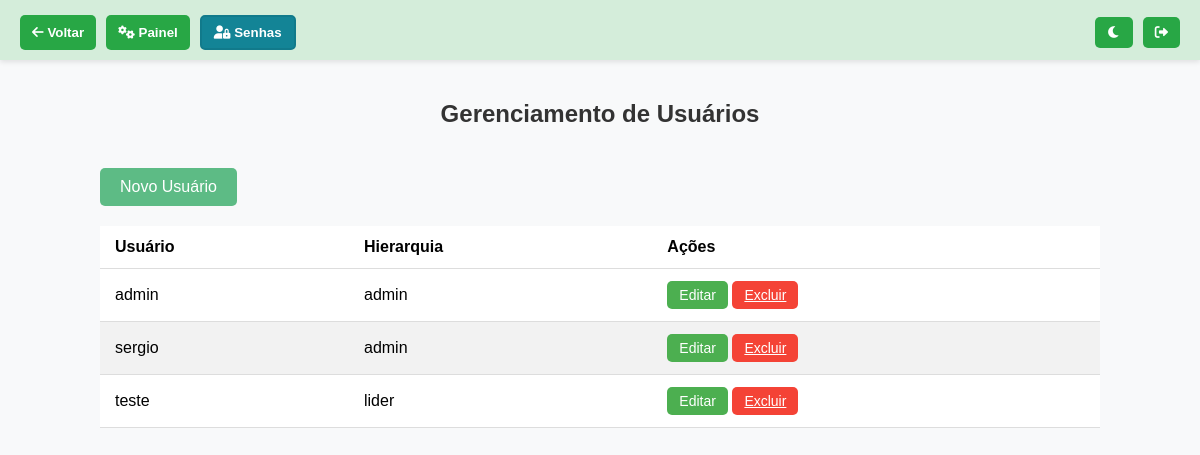
The app's page /senhas with its own data.
### tables this page shows
CREATE TABLE usuarios (
    id INTEGER PRIMARY KEY AUTOINCREMENT,
    usuario TEXT NOT NULL,
    senha TEXT NOT NULL,
    nivel TEXT NOT NULL
);

### app.py (the view)
@app.route('/senhas')
def senhas():
    conn = conectar()
    cursor = conn.cursor()
    cursor.execute("SELECT * FROM usuarios")
    usuarios = cursor.fetchall()
    conn.close()
    return render_template('senhas.html', usuarios=usuarios)

### app.py (called while the page is built)
@app.context_processor
def inject_version():
    return dict(versao=VERSAO_ATUAL)

def conectar():
    caminho_db = os.path.join(os.path.dirname(__file__), 'banco.db')
    return sqlite3.connect(caminho_db)

### templates/senhas.html (shortened to what this page needs)
<!DOCTYPE html>
<html lang="pt-BR">
<head>
  <link rel="stylesheet" href="https://cdnjs.cloudflare.com/ajax/libs/font-awesome/6.0.0-beta3/css/all.min.css">
</head>
<body>
<div class="top-bar">
  <div class="buttons">
    <button onclick="location.href='/inscritos'"><i class="fas fa-arrow-left"></i> <span>Voltar</span></button>
    <button onclick="location.href='/gerenciar'"><i class="fas fa-cogs"></i> <span>Painel</span></button>
    <button class="active" onclick="location.href='/senhas'"><i class="fas fa-user-lock"></i> <span>Senhas</span></button>
  </div>
  <div class="buttons-right">
    <button onclick="toggleDarkMode()" class="icon-btn"><i class="fas fa-moon"></i></button>
    <button onclick="location.href='/logout'" class="icon-btn"><i class="fas fa-sign-out-alt"></i></button>
  </div>
</div>
<div class="container">
  <h2>Gerenciamento de Usuários</h2>
  <a href="/novo_usuario" class="btn-new">Novo Usuário</a>
  <table>
    <thead>
      <tr>
        <th>Usuário</th>
        <th>Hierarquia</th>
        <th>Ações</th>
      </tr>
    </thead>
    <tbody>
      {% for usuario in usuarios %}
      <tr>
        <td data-label="Usuário">{{ usuario[1] }}</td>
        <td data-label="Hierarquia">{{ usuario[3] }}</td>
        <td data-label="Ações">
          <button onclick="location.href='/editar_usuario/{{ usuario[0] }}'" class="btn btn-edit">Editar</button>
          <a href="/excluir_usuario/{{ usuario[0] }}" class="btn btn-delete" onclick="return confirm('Deseja excluir este usuário?')">Excluir</a>
        </td>
      </tr>
      {% endfor %}
    </tbody>
  </table>
</div>
</body>
</html>

### templates/senhas.html (style rules this page uses)
body { font-family: Arial, sans-serif; background: #f8f9fa; margin: 0; padding: 0; }
.top-bar { background-color: #d4edda; padding: 10px 20px; position: sticky; top: 0; display: flex; justify-content: space-between; align-items: center; z-index: 1000; box-shadow: 0px 2px 5px rgba(0,0,0,0.1); flex-wrap: wrap; }
.buttons, .buttons-right { display: flex; flex-wrap: wrap; gap: 10px; margin-top: 5px; }
.top-bar button { background-color: #28a745; color: white; border: none; padding: 8px 12px; border-radius: 5px; cursor: pointer; font-weight: bold; }
.buttons button.active { background-color: #138496; color: white; border: 2px solid #117a8b; }
.container { max-width: 1000px; margin: auto; padding: 20px; }
h2 { text-align: center; color: #333; }
.btn-new { background-color: #5DBB85; color: white; padding: 10px 20px; margin: 20px 0; display: inline-block; border-radius: 5px; text-decoration: none; }
table { width: 100%; border-collapse: collapse; background: white; }
th, td { padding: 12px 15px; text-align: left; border-bottom: 1px solid #ddd; }
tr:nth-child(even) { background-color: #f2f2f2; }
.btn { padding: 6px 12px; border: none; border-radius: 5px; cursor: pointer; font-size: 14px; }
.btn-edit { background-color: #4CAF50; color: white; }
.btn-delete { background-color: #f44336; color: white; }

### records on screen
usuarios: usuario "admin", nivel "admin"
usuarios: usuario "sergio", nivel "admin"
usuarios: usuario "teste", nivel "lider"
